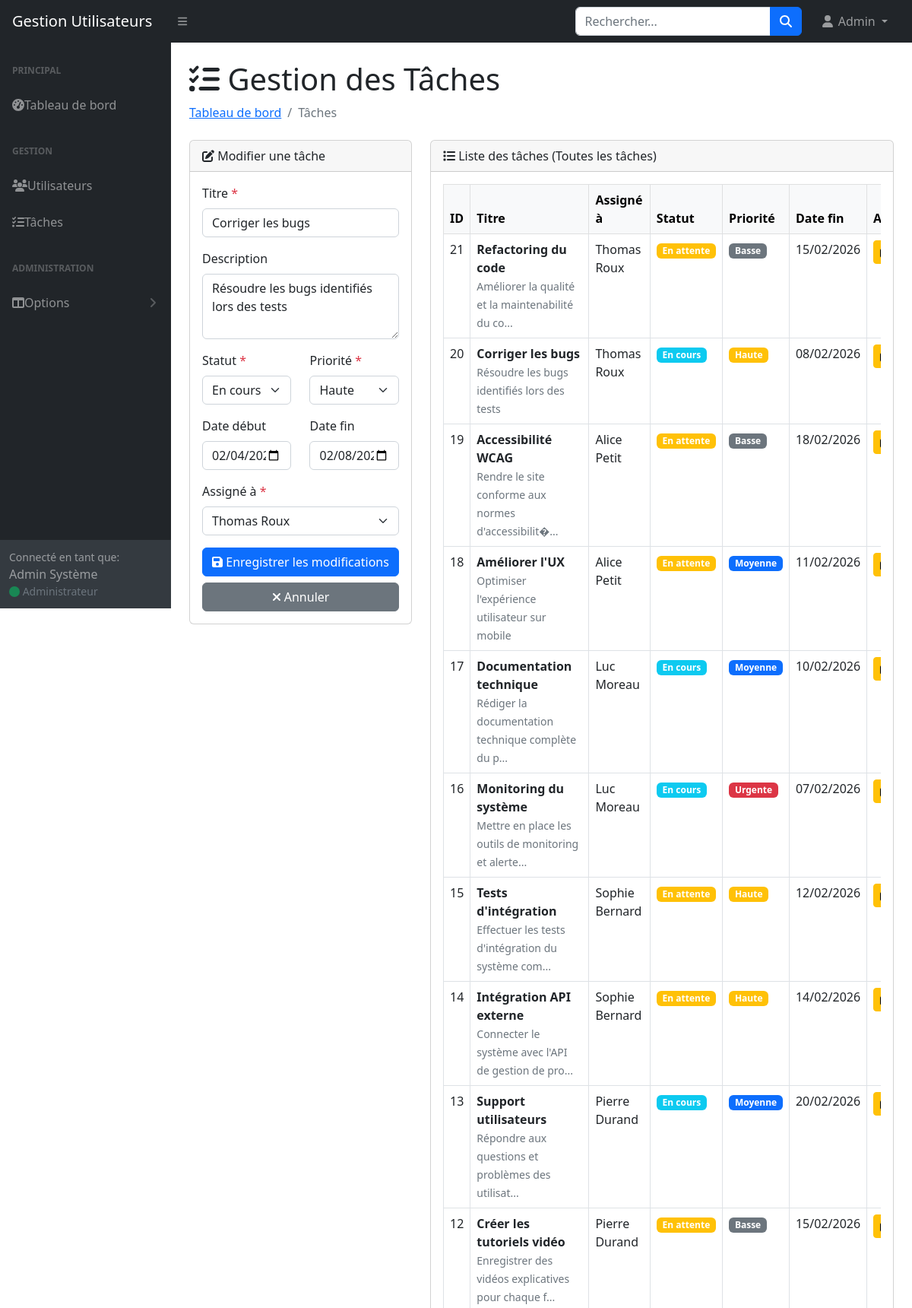
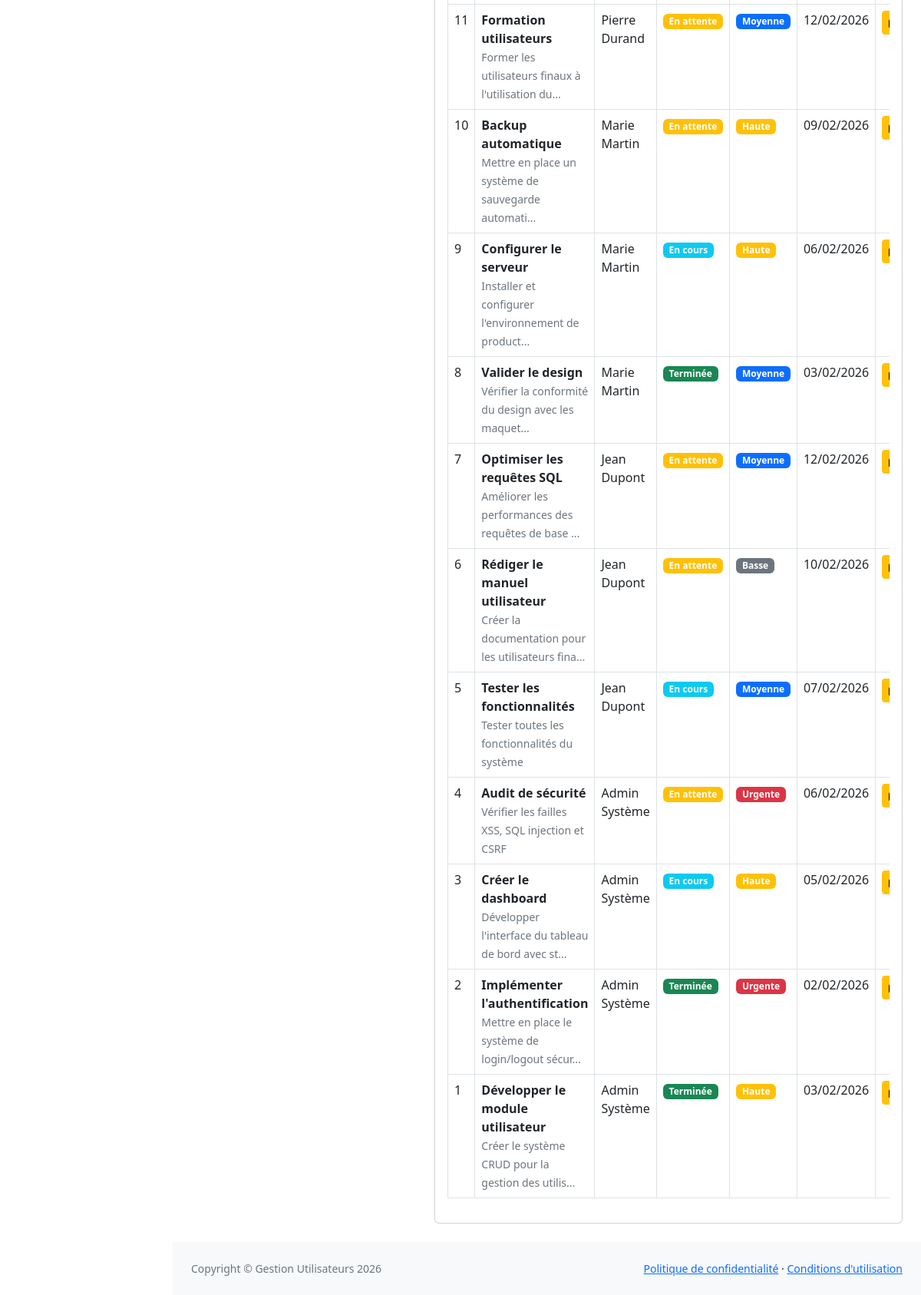
Screenshot of /indexTache.php?action=modifier&id=20 (signed in) with the database file from the repository (2 pictures, top to bottom).
### tables this page shows
CREATE TABLE IF NOT EXISTS taches (
    id INT AUTO_INCREMENT PRIMARY KEY,
    titre VARCHAR(200) NOT NULL,
    description TEXT,
    statut ENUM('en_attente', 'en_cours', 'terminee') NOT NULL DEFAULT 'en_attente',
    priorite ENUM('basse', 'moyenne', 'haute', 'urgente') NOT NULL DEFAULT 'moyenne',
    date_debut DATE,
    date_fin DATE,
    id_utilisateur INT NOT NULL,
    date_creation TIMESTAMP DEFAULT CURRENT_TIMESTAMP,
    date_modification TIMESTAMP DEFAULT CURRENT_TIMESTAMP ON UPDATE CURRENT_TIMESTAMP,
    FOREIGN KEY (id_utilisateur) REFERENCES utilisateurs(id) ON DELETE CASCADE
);

CREATE TABLE IF NOT EXISTS utilisateurs (
    id INT AUTO_INCREMENT PRIMARY KEY,
    prenom VARCHAR(100) NOT NULL,
    nom VARCHAR(100) NOT NULL,
    login VARCHAR(50) NOT NULL UNIQUE,
    password_hash VARCHAR(255) NOT NULL,
    role ENUM('admin', 'simple_user') NOT NULL DEFAULT 'simple_user',
    date_creation TIMESTAMP DEFAULT CURRENT_TIMESTAMP,
    date_modification TIMESTAMP DEFAULT CURRENT_TIMESTAMP ON UPDATE CURRENT_TIMESTAMP
);

### config/db.php (called while the page is built, shortened)
<?php
$options = [
    PDO::ATTR_ERRMODE            => PDO::ERRMODE_EXCEPTION,
    PDO::ATTR_DEFAULT_FETCH_MODE => PDO::FETCH_ASSOC,
    PDO::ATTR_EMULATE_PREPARES   => false,
];
try {
    $dsn = "mysql:host=" . DB_HOST . ";dbname=" . DB_NAME . ";charset=" . DB_CHARSET;
    $pdo = new PDO($dsn, DB_USER, DB_PASS, $options);
} catch (PDOException $e) {
    die("Erreur de connexion à la base de données. Veuillez contacter l'administrateur.");
}
function executeQuery($sql, $params = []) {
    global $pdo;
    try {
        $stmt = $pdo->prepare($sql);
        $stmt->execute($params);
        return $stmt;
    } catch (PDOException $e) {
        error_log("Erreur SQL: " . $e->getMessage());
        throw new Exception("Une erreur est survenue lors de l'exécution de la requête.");
    }
}
function isAdmin() {
    return isset($_SESSION['user_role']) && $_SESSION['user_role'] === 'admin';
}
?>

### indexTache.php (the view, shortened to what this page needs)
<?php
require_once 'config/db.php';
require_once 'includes/header.php';
try {
    if (isAdmin()) {
        $sql = "SELECT t.*, u.prenom, u.nom, u.login
                FROM taches t
                INNER JOIN utilisateurs u ON t.id_utilisateur = u.id
                ORDER BY t.id DESC";
        $stmt = executeQuery($sql);
    }
    $taches = $stmt->fetchAll();
} catch (Exception $e) {
    $taches = [];
    $error_message = "Erreur lors de la récupération des tâches.";
}
$utilisateurs = [];
if (isAdmin()) {
    try {
        $sql = "SELECT id, prenom, nom FROM utilisateurs ORDER BY prenom, nom";
        $stmt = executeQuery($sql);
        $utilisateurs = $stmt->fetchAll();
    } catch (Exception $e) {
        $utilisateurs = [];
    }
}
$editMode = false;
$tacheToEdit = null;
if (isset($_GET['action']) && $_GET['action'] === 'modifier' && isset($_GET['id'])) {
    $editMode = true;
    $tacheId = (int)$_GET['id'];
    try {
        if (isAdmin()) {
            $sql = "SELECT * FROM taches WHERE id = :id";
            $stmt = executeQuery($sql, ['id' => $tacheId]);
        } else {
            $sql = "SELECT * FROM taches WHERE id = :id AND id_utilisateur = :user_id";
            $stmt = executeQuery($sql, ['id' => $tacheId, 'user_id' => $_SESSION['user_id']]);
        }
        $tacheToEdit = $stmt->fetch();
    } catch (Exception $e) {
        $editMode = false;
    }
}
?>
<?php require_once 'includes/sidebar.php'; ?>
<div class="container-fluid px-4">
    <h1 class="mt-4"><i class="fas fa-tasks"></i> Gestion des Tâches</h1>
    <ol class="breadcrumb mb-4">
        <li class="breadcrumb-item"><a href="index.php">Tableau de bord</a></li>
        <li class="breadcrumb-item active">Tâches</li>
    </ol>
    <div class="row">
        <div class="col-xl-4">
            <div class="card mb-4">
                <div class="card-header">
                    <i class="fas fa-<?= $editMode ? 'edit' : 'plus-circle' ?>"></i>
                    <?= $editMode ? 'Modifier une tâche' : 'Ajouter une tâche' ?>
                </div>
                <div class="card-body">
                    <form method="POST" action="traitements/action.php">
                        <div class="mb-3">
                            <label for="titre" class="form-label">Titre <span class="text-danger">*</span></label>
                            <input type="text" class="form-control" id="titre" name="titre" required
                                   value="<?= $editMode ? htmlspecialchars($tacheToEdit['titre']) : '' ?>">
                        </div>
                        <div class="mb-3">
                            <label for="description" class="form-label">Description</label>
                            <textarea class="form-control" id="description" name="description" rows="3"><?= $editMode ? htmlspecialchars($tacheToEdit['description']) : '' ?></textarea>
                        </div>
                        <div class="row">
                            <div class="col-md-6 mb-3">
                                <label for="statut" class="form-label">Statut <span class="text-danger">*</span></label>
                                <select class="form-select" id="statut" name="statut" required>
                                    <option value="en_cours" <?= ($editMode && $tacheToEdit['statut'] === 'en_cours') ? 'selected' : '' ?>>En cours</option>
                                </select>
                            </div>
                            <div class="col-md-6 mb-3">
                                <label for="priorite" class="form-label">Priorité <span class="text-danger">*</span></label>
                                <select class="form-select" id="priorite" name="priorite" required>
                                    <option value="haute" <?= ($editMode && $tacheToEdit['priorite'] === 'haute') ? 'selected' : '' ?>>Haute</option>
                                </select>
                            </div>
                        </div>
                        <div class="row">
                            <div class="col-md-6 mb-3">
                                <label for="date_debut" class="form-label">Date début</label>
                                <input type="date" class="form-control" id="date_debut" name="date_debut"
                                       value="<?= $editMode ? htmlspecialchars($tacheToEdit['date_debut']) : '' ?>">
                            </div>
                            <div class="col-md-6 mb-3">
                                <label for="date_fin" class="form-label">Date fin</label>
                                <input type="date" class="form-control" id="date_fin" name="date_fin"
                                       value="<?= $editMode ? htmlspecialchars($tacheToEdit['date_fin']) : '' ?>">
                            </div>
                        </div>
                        <?php if (isAdmin()): ?>
                            <div class="mb-3">
                                <label for="id_utilisateur" class="form-label">Assigné à <span class="text-danger">*</span></label>
                                <select class="form-select" id="id_utilisateur" name="id_utilisateur" required>
                                    <?php foreach ($utilisateurs as $user): ?>
                                        <option value="<?= $user['id'] ?>"
                                                <?= ($editMode && $tacheToEdit['id_utilisateur'] == $user['id']) ? 'selected' : '' ?>>
                                            <?= htmlspecialchars($user['prenom'] . ' ' . $user['nom']) ?>
                                        </option>
                                    <?php endforeach; ?>
                                </select>
                            </div>
                        <?php else: ?>
                            <input type="hidden" name="id_utilisateur" value="<?= $_SESSION['user_id'] ?>">
                        <?php endif; ?>
                        <div class="d-grid gap-2">
                            <button type="submit" class="btn btn-primary">
                                <i class="fas fa-<?= $editMode ? 'save' : 'plus' ?>"></i>
                                <?= $editMode ? 'Enregistrer les modifications' : 'Ajouter la tâche' ?>
                            </button>
                            <?php if ($editMode): ?>
                                <a href="indexTache.php" class="btn btn-secondary">
                                    <i class="fas fa-times"></i> Annuler
                                </a>
                            <?php endif; ?>
                        </div>
                    </form>
                </div>
            </div>
        </div>
        <div class="col-xl-8">
            <div class="card mb-4">
                <div class="card-header">
                    <i class="fas fa-list"></i>
                    Liste des tâches <?= !isAdmin() ? '(Mes tâches)' : '(Toutes les tâches)' ?>
                </div>
                <div class="card-body">
                    <?php if (empty($taches)): ?>
                        <div class="alert alert-info">
                            <i class="fas fa-info-circle"></i> Aucune tâche trouvée.
                        </div>
                    <?php else: ?>
                        <div class="table-responsive">
                            <table class="table table-bordered table-hover" id="datatablesSimple">
                                <thead class="table-light">
                                    <tr>
                                        <th>ID</th>
                                        <th>Titre</th>
                                        <?php if (isAdmin()): ?>
                                            <th>Assigné à</th>
                                        <?php endif; ?>
                                        <th>Statut</th>
                                        <th>Priorité</th>
                                        <th>Date fin</th>
                                        <th>Actions</th>
                                    </tr>
                                </thead>
                                <tbody>
                                    <?php foreach ($taches as $tache): ?>
                                        <tr>
                                            <td><?= $tache['id'] ?></td>
                                            <td>
                                                <strong><?= htmlspecialchars($tache['titre']) ?></strong>
                                                <?php if (!empty($tache['description'])): ?>
                                                    <br><small class="text-muted"><?= htmlspecialchars(substr($tache['description'], 0, 50)) ?><?= strlen($tache['description']) > 50 ? '...' : '' ?></small>
                                                <?php endif; ?>
                                            </td>
                                            <?php if (isAdmin()): ?>
                                                <td><?= htmlspecialchars($tache['prenom'] . ' ' . $tache['nom']) ?></td>
                                            <?php endif; ?>
                                            <td>
                                                <?php
                                                $statutClass = [
                                                    'en_attente' => 'warning',
                                                    'en_cours' => 'info',
                                                    'terminee' => 'success'
                                                ];
                                                $statutLabel = [
                                                    'en_attente' => 'En attente',
                                                    'en_cours' => 'En cours',
                                                    'terminee' => 'Terminée'
                                                ];
                                                ?>
                                                <span class="badge bg-<?= $statutClass[$tache['statut']] ?>">
                                                    <?= $statutLabel[$tache['statut']] ?>
                                                </span>
                                            </td>
                                            <td>
                                                <?php
                                                $prioriteClass = [
                                                    'basse' => 'secondary',
                                                    'moyenne' => 'primary',
                                                    'haute' => 'warning',
                                                    'urgente' => 'danger'
                                                ];
                                                $prioriteLabel = [
                                                    'basse' => 'Basse',
                                                    'moyenne' => 'Moyenne',
                                                    'haute' => 'Haute',
                                                    'urgente' => 'Urgente'
                                                ];
                                                ?>
                                                <span class="badge bg-<?= $prioriteClass[$tache['priorite']] ?>">
                                                    <?= $prioriteLabel[$tache['priorite']] ?>
                                                </span>
                                            </td>
                                            <td>
                                                <?php if ($tache['date_fin']): ?>
                                                    <?= date('d/m/Y', strtotime($tache['date_fin'])) ?>
                                                <?php else: ?>
                                                    <span class="text-muted">Non définie</span>
                                                <?php endif; ?>
                                            </td>
                                            <td>
                                                <div class="btn-group" role="group">
                                                    <a href="indexTache.php?action=modifier&id=<?= $tache['id'] ?>"
                                                       class="btn btn-sm btn-warning"
                                                       title="Modifier">
                                                    </a>
                                                </div>
                                            </td>
                                        </tr>
                                    <?php endforeach; ?>
                                </tbody>
                            </table>
                        </div>
                    <?php endif; ?>
                </div>
            </div>
        </div>
    </div>
</div>
<?php require_once 'includes/footer.php'; ?>

### rows the page displays
taches: titre "Corriger les bugs", description "Résoudre les bugs identifiés lors des tests", statut "En cours", priorite "Haute", date_debut "02/04/2026", date_fin "02/08/2026", id_utilisateur "Thomas Roux", id "20", id_utilisateur.nom "Thomas Roux", date_fin "08/02/2026"
taches: id "21", titre "Refactoring du code", description "Améliorer la qualité et la maintenabilité du co", id_utilisateur.nom "Thomas Roux", statut "En attente", priorite "Basse", date_fin "15/02/2026"
taches: id "19", titre "Accessibilité WCAG", description "Rendre le site conforme aux normes d'accessibilit�", id_utilisateur.nom "Alice Petit", statut "En attente", priorite "Basse", date_fin "18/02/2026"
taches: id "18", titre "Améliorer l'UX", description "Optimiser l'expérience utilisateur sur mobile", id_utilisateur.nom "Alice Petit", statut "En attente", priorite "Moyenne", date_fin "11/02/2026"
taches: id "17", titre "Documentation technique", description "Rédiger la documentation technique complète du p", id_utilisateur.nom "Luc Moreau", statut "En cours", priorite "Moyenne", date_fin "10/02/2026"
taches: id "16", titre "Monitoring du système", description "Mettre en place les outils de monitoring et alerte", id_utilisateur.nom "Luc Moreau", statut "En cours", priorite "Urgente", date_fin "07/02/2026"
taches: id "15", titre "Tests d'intégration", description "Effectuer les tests d'intégration du système com", id_utilisateur.nom "Sophie Bernard", statut "En attente", priorite "Haute", date_fin "12/02/2026"
taches: id "14", titre "Intégration API externe", description "Connecter le système avec l'API de gestion de pro", id_utilisateur.nom "Sophie Bernard", statut "En attente", priorite "Haute", date_fin "14/02/2026"
taches: id "13", titre "Support utilisateurs", description "Répondre aux questions et problèmes des utilisat", id_utilisateur.nom "Pierre Durand", statut "En cours", priorite "Moyenne", date_fin "20/02/2026"
taches: id "12", titre "Créer les tutoriels vidéo", description "Enregistrer des vidéos explicatives pour chaque f", id_utilisateur.nom "Pierre Durand", statut "En attente", priorite "Basse", date_fin "15/02/2026"
taches: id "11", titre "Formation utilisateurs", description "Former les utilisateurs finaux à l'utilisation du", id_utilisateur.nom "Pierre Durand", statut "En attente", priorite "Moyenne", date_fin "12/02/2026"
taches: id "10", titre "Backup automatique", description "Mettre en place un système de sauvegarde automati", id_utilisateur.nom "Marie Martin", statut "En attente", priorite "Haute", date_fin "09/02/2026"
taches: id "9", titre "Configurer le serveur", description "Installer et configurer l'environnement de product", id_utilisateur.nom "Marie Martin", statut "En cours", priorite "Haute", date_fin "06/02/2026"
taches: id "8", titre "Valider le design", description "Vérifier la conformité du design avec les maquet", id_utilisateur.nom "Marie Martin", statut "Terminée", priorite "Moyenne", date_fin "03/02/2026"
taches: id "7", titre "Optimiser les requêtes SQL", description "Améliorer les performances des requêtes de base", id_utilisateur.nom "Jean Dupont", statut "En attente", priorite "Moyenne", date_fin "12/02/2026"
taches: id "6", titre "Rédiger le manuel utilisateur", description "Créer la documentation pour les utilisateurs fina", id_utilisateur.nom "Jean Dupont", statut "En attente", priorite "Basse", date_fin "10/02/2026"
taches: id "5", titre "Tester les fonctionnalités", description "Tester toutes les fonctionnalités du système", id_utilisateur.nom "Jean Dupont", statut "En cours", priorite "Moyenne", date_fin "07/02/2026"
taches: id "4", titre "Audit de sécurité", description "Vérifier les failles XSS, SQL injection et CSRF", id_utilisateur.nom "Admin Système", statut "En attente", priorite "Urgente", date_fin "06/02/2026"
taches: id "3", titre "Créer le dashboard", description "Développer l'interface du tableau de bord avec st", id_utilisateur.nom "Admin Système", statut "En cours", priorite "Haute", date_fin "05/02/2026"
taches: id "2", titre "Implémenter l'authentification", description "Mettre en place le système de login/logout sécur", id_utilisateur.nom "Admin Système", statut "Terminée", priorite "Urgente", date_fin "02/02/2026"
taches: id "1", titre "Développer le module utilisateur", description "Créer le système CRUD pour la gestion des utilis", id_utilisateur.nom "Admin Système", statut "Terminée", priorite "Haute", date_fin "03/02/2026"

### other values shown
$_SESSION['user_prenom'] "Admin"
$_SESSION['user_nom'] "Système"
